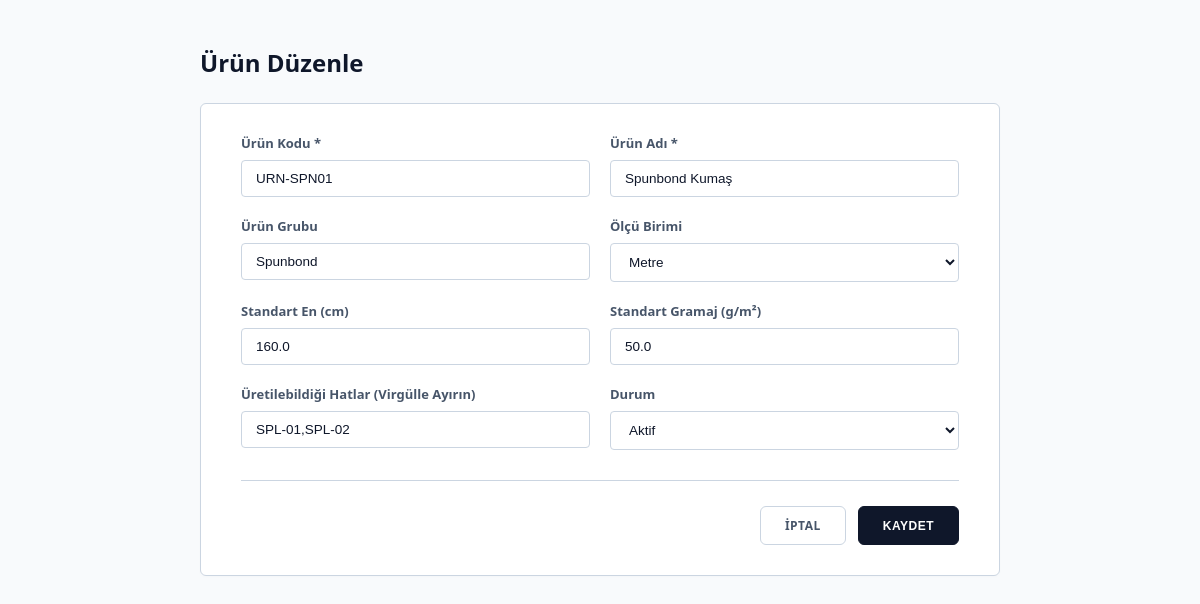
/products/1/edit, run on the app's committed database.
### app/models.py (models this page shows)
class Product(Base):
    __tablename__ = "products"
    id: Mapped[int] = mapped_column(primary_key=True, index=True)
    product_code: Mapped[str] = mapped_column(String(50), unique=True, nullable=False, index=True) # Örn: URN-SPN01
    product_name: Mapped[str] = mapped_column(String(150), nullable=False)
    product_group: Mapped[str | None] = mapped_column(String(100), nullable=True) # Örn: Spunbond, Meltblown
    standard_width: Mapped[float | None] = mapped_column(Float, nullable=True) # Standart en değeri (cm)
    grammage: Mapped[float | None] = mapped_column(Float, nullable=True) # Standart gramajı (g/m2)
    unit: Mapped[str] = mapped_column(String(20), default="Metre", nullable=False) # Ölçü birimi
    eligible_lines: Mapped[str | None] = mapped_column(String(150), nullable=True) # Üretilebildiği makineler (Örn: "SPL-01,SPL-02")
    is_active: Mapped[bool] = mapped_column(Boolean, default=True, nullable=False)
    orders = relationship("Order", back_populates="product")
    recipes = relationship("Recipe", back_populates="product")

### app/main.py (the view)
@app.get("/products/{id}/edit", response_class=HTMLResponse)
def get_edit_product_form(id: int, request: Request):
    db = SessionLocal()
    try:
        product = db.query(models.Product).filter(models.Product.id == id).first()
    finally:
        db.close()
    return templates.TemplateResponse(
        request=request,
        name="product_form.html",
        context={
            "title": "Ürün Düzenle - Üretim Asistanım",
            "product": product
        }
    )

### app/templates/product_form.html (shortened to what this page needs)
<!DOCTYPE html>
<html lang="tr">
<head>
</head>
<body>
    <div class="container">
        <h1>{% if product %}Ürün Düzenle{% else %}Yeni Ürün Ekle{% endif %}</h1>
        <div class="form-container">
            <form method="post" action="{% if product %}/products/{{ product.id }}/edit{% else %}/products/new{% endif %}">
                <div class="form-grid">
                    <div class="form-group">
                        <label for="product_code">Ürün Kodu *</label>
                        <input type="text" id="product_code" name="product_code"
                               placeholder="Örn: URN-SPN01" required
                               value="{{ product.product_code if product else '' }}">
                    </div>
                    <div class="form-group">
                        <label for="product_name">Ürün Adı *</label>
                        <input type="text" id="product_name" name="product_name"
                               placeholder="Örn: Spunbond Kumaş" required
                               value="{{ product.product_name if product else '' }}">
                    </div>
                    <div class="form-group">
                        <label for="product_group">Ürün Grubu</label>
                        <input type="text" id="product_group" name="product_group"
                               placeholder="Örn: Spunbond, Meltblown"
                               value="{{ product.product_group if product and product.product_group else '' }}">
                    </div>
                    <div class="form-group">
                        <label for="unit">Ölçü Birimi</label>
                        <select id="unit" name="unit">
                            <option value="Metre" {% if product and product.unit == 'Metre' %}selected{% endif %}>Metre</option>
                        </select>
                    </div>
                    <div class="form-group">
                        <label for="standard_width">Standart En (cm)</label>
                        <input type="number" step="any" id="standard_width" name="standard_width"
                               placeholder="Örn: 160"
                               value="{{ product.standard_width if product and product.standard_width else '' }}">
                    </div>
                    <div class="form-group">
                        <label for="grammage">Standart Gramaj (g/m²)</label>
                        <input type="number" step="any" id="grammage" name="grammage"
                               placeholder="Örn: 40"
                               value="{{ product.grammage if product and product.grammage else '' }}">
                    </div>
                    <div class="form-group {% if product %}form-group{% else %}full-width{% endif %}">
                        <label for="eligible_lines">Üretilebildiği Hatlar (Virgülle Ayırın)</label>
                        <input type="text" id="eligible_lines" name="eligible_lines"
                               placeholder="Örn: SPL-01, SPL-02"
                               value="{{ product.eligible_lines if product and product.eligible_lines else '' }}">
                    </div>
                    {% if product %}
                    <div class="form-group">
                        <label for="is_active">Durum</label>
                        <select id="is_active" name="is_active">
                            <option value="true" {% if product.is_active %}selected{% endif %}>Aktif</option>
                        </select>
                    </div>
                    {% endif %}
                </div>
                <div class="btn-group">
                    <a href="/products" class="btn-cancel">İptal</a>
                    <button type="submit" class="btn-save">Kaydet</button>
                </div>
            </form>
        </div>
    </div>
</body>
</html>

### app/templates/product_form.html (style rules this page uses)
body { margin: 0; font-family: 'Segoe UI', Tahoma, Geneva, Verdana, sans-serif; background: #f8fafc; color: #0f172a; padding: 30px; }
.container { max-width: 800px; margin: 0 auto; box-sizing: border-box; }
h1 { color: #0f172a; font-size: 24px; font-weight: 800; margin-bottom: 24px; }
.form-container { background: white; padding: 30px 40px; border-radius: 6px; border: 1px solid #cbd5e1; box-shadow: 0 1px 3px rgba(0, 0, 0, 0.02); }
.form-grid { display: grid; grid-template-columns: 1fr 1fr; gap: 20px; margin-bottom: 30px; }
.form-group { display: flex; flex-direction: column; gap: 8px; }
label { font-size: 13px; color: #475569; font-weight: 700; }
input, select { padding: 10px 14px; border-radius: 4px; border: 1px solid #cbd5e1; font-size: 13.5px; color: #0f172a; background-color: #ffffff; outline: none; transition: all 0.2s ease; }
.btn-group { display: flex; justify-content: flex-end; gap: 12px; border-top: 1px solid #cbd5e1; padding-top: 25px; }
.btn-save { background-color: #0f172a; color: white; border: 1px solid #0f172a; padding: 10px 24px; border-radius: 6px; font-weight: 700; font-size: 12px; cursor: pointer; transition: all 0.2s ease; text-transform: uppercase; letter-spacing: 0.5px; }
.btn-cancel { background-color: white; color: #475569; text-decoration: none; padding: 10px 24px; border-radius: 6px; font-weight: 700; font-size: 12px; border: 1px solid #cbd5e1; transition: all 0.2s ease; text-align: center; text-transform: uppercase; letter-spacing: 0.5px; }

### data on the page
Product: product_code "URN-SPN01", product_name "Spunbond Kumaş", product_group "Spunbond", unit "Metre", standard_width "160.0", grammage "50.0", eligible_lines "SPL-01,SPL-02", is_active "Aktif"
